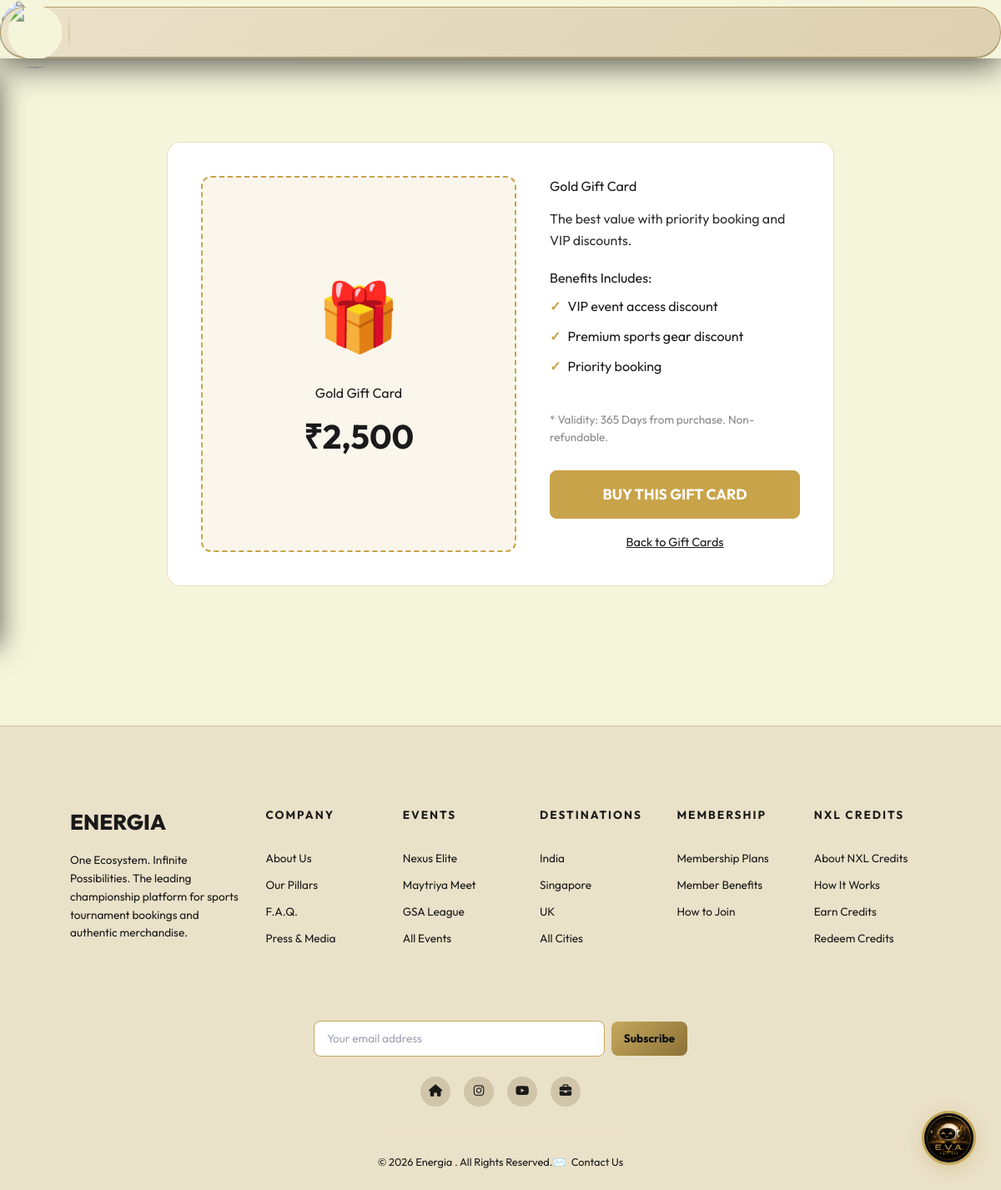
Page /project/gift-card-details.php?id=3 on the committed database.
### tables this page shows
CREATE TABLE IF NOT EXISTS gift_cards (
    id INT AUTO_INCREMENT PRIMARY KEY,
    name VARCHAR(100) NOT NULL,
    price DECIMAL(10,2) NOT NULL,
    description TEXT,
    validity_days INT DEFAULT 365,
    benefits TEXT,
    badge VARCHAR(50) NULL,
    status ENUM('active', 'inactive') DEFAULT 'active',
    created_at TIMESTAMP DEFAULT CURRENT_TIMESTAMP
);

### project/gift-card-details.php (the view, shortened to what this page needs)
<?php
require_once 'includes/header.php';
require_once 'includes/navbar.php';
$id = intval($_GET['id']);
$db = (new Database())->getConnection();
$stmt = $db->prepare("SELECT * FROM gift_cards WHERE id = ? AND status = 'active'");
$stmt->execute([$id]);
$card = $stmt->fetch(PDO::FETCH_ASSOC);
$benefits = json_decode($card['benefits'], true);
?>
<link rel="stylesheet" href="assets/css/gift-cards.css">
<main class="gc-container w-full max-w-4xl mx-auto px-4 py-10">
    <div style="max-width: 800px; margin: 0 auto; background: var(--gc-card-bg); border: 1px solid var(--gc-border); border-radius: 16px; padding: 40px; display: flex; gap: 40px; flex-wrap: wrap;">
        <div style="flex: 1; min-width: 300px; text-align: center; border: 2px dashed var(--gc-gold); border-radius: 12px; padding: 40px; background: var(--gc-hover-bg); display: flex; flex-direction: column; justify-content: center;">
            <div style="font-size: 5rem; margin-bottom: 20px;">🎁</div>
            <h2 style="color: var(--gc-gold); margin-bottom: 10px;"><?php echo htmlspecialchars($card['name']); ?></h2>
            <div style="font-size: 2.5rem; font-weight: bold;">₹<?php echo number_format($card['price']); ?></div>
        </div>
        <div style="flex: 1; min-width: 300px; display: flex; flex-direction: column; justify-content: center;">
            <h1 style="color: var(--gc-gold); margin-bottom: 15px;"><?php echo htmlspecialchars($card['name']); ?></h1>
            <p style="color: var(--gc-text); opacity: 0.9; margin-bottom: 20px; line-height: 1.6;">
                <?php echo htmlspecialchars($card['description']); ?>
            </p>
            <h4 style="margin-bottom: 10px; color: var(--gc-gold);">Benefits Includes:</h4>
            <ul class="gc-card-benefits" style="margin-bottom: 30px;">
                <?php if (is_array($benefits)): ?>
                    <?php foreach ($benefits as $b): ?>
                        <li style="font-size: 1rem; margin-bottom: 12px;"><?php echo htmlspecialchars($b); ?></li>
                    <?php endforeach; ?>
                <?php endif; ?>
            </ul>
            <div style="font-size: 0.85rem; color: #888; margin-bottom: 30px;">
                * Validity: <?php echo $card['validity_days']; ?> Days from purchase. Non-refundable.
            </div>
            <form action="gift-card-checkout.php" method="POST">
                <button type="submit" class="gc-btn gc-btn-solid" style="width: 100%; padding: 15px; font-size: 1.1rem;">Buy This Gift Card</button>
            </form>
            <div style="margin-top: 15px; text-align: center;">
                <a href="gift-cards.php" style="color: var(--gc-gold); text-decoration: underline; font-size: 0.9rem;">Back to Gift Cards</a>
            </div>
        </div>
    </div>
</main>
<?php require_once 'includes/footer.php'; ?>

### project/assets/css/MainLayout.css (style rules this page uses)
html { scroll-behavior: smooth; scroll-padding-top: 90px; }

### project/assets/css/chatbot.css (style rules this page uses)
body { background: #090a0f; color: #fff; font-family: 'Inter', sans-serif; margin: 0; }

### project/assets/css/gift-cards.css (style rules this page uses)
:root { --gc-bg: #050816; --gc-card-bg: #11131c; --gc-text: #ffffff; --gc-gold: #d4af37; --gc-border: rgba(212, 175, 55, 0.45); --gc-hover-bg: rgba(212, 175, 55, 0.1); }
body.light-theme { --gc-bg: #f7f1dc; --gc-card-bg: #ffffff; --gc-text: #111111; --gc-gold: #c9a34a; --gc-border: rgba(201, 163, 74, 0.35); --gc-hover-bg: rgba(201, 163, 74, 0.1); }
.gc-container { background-color: var(--gc-bg); color: var(--gc-text); min-height: 100vh; padding: 100px 20px 40px; font-family: inherit; transition: background-color 0.3s, color 0.3s; }
.gc-btn { background: var(--gc-hover-bg); color: var(--gc-gold); border: 1px solid var(--gc-gold); padding: 10px 24px; font-size: 1rem; font-weight: bold; border-radius: 8px; cursor: pointer; text-decoration: none; transition: all 0.3s; text-transform: uppercase; }
.gc-btn-solid { background: var(--gc-gold); color: #fff; }
.gc-card-benefits { list-style: none; padding: 0; margin: 0 0 20px 0; text-align: left; flex-grow: 1; }
.gc-card-benefits li { margin-bottom: 10px; font-size: 0.9rem; display: flex; align-items: center; gap: 8px; }
.gc-card-benefits li::before { content: "✓"; color: var(--gc-gold); font-weight: bold; }

### project/includes/header.php (style rules this page uses)
* { margin: 0; padding: 0; box-sizing: border-box; }
body { background-color: #0b0c10 !important; color: #f5f6fa !important; font-family: 'Outfit', sans-serif !important; overflow-x: clip; }
a { text-decoration: none; color: inherit; }
button { cursor: pointer; font-family: 'Outfit', sans-serif; }
body.light-theme { --bg-primary: #f5f5dc; --bg-secondary: #eae1c9; --bg-card: rgba(255, 255, 255, 0.7); --text-primary: #1a1a1a; --text-secondary: #4a4a4a; --text-dark: #000000; }
body.light-theme .main-layout, body.light-theme .home-page, body.light-theme .destinations-section, body.light-theme .flagship-events-section, body.light-theme .nxl-wallet-section, body.light-theme .membership-section, body.light-theme .gsa-detail-page, body.light-theme .gsa-about-section, body.light-theme .gsa-features-section, body.light-theme .gsa-events-section, body.light-theme .events-section, body.light-theme .gsa-gallery-section, body.light-theme .gallery-section, body.light-theme .gallery-hero, body.light-theme .filter-section, body.light-theme .blog-section, body.light-theme .pillars-section, body.light-theme .pillar-page, body.light-theme .partners-section, body.light-theme .custom-image-banner-section, body.light-theme .gsa-booking-section, body.light-theme .gsa-reviews-section, body.light-theme .gsa-location-section, body.light-theme .nexus-section, body.light-theme .about-page, body.light-theme .about-hero, body.light-theme .login-page, body.light-theme .register-page, body.light-theme .support-page, body.light-theme .visitor-page, body.light-theme .exhibitor-page, body.light-theme .media-page, body.light-theme .wallet-page, body.light-theme .credits-page, body.light-theme .sponsors-page, body.light-theme .dashboard-page, body.light-theme .cart-page, body.light-theme .admin-dashboard, body.light-theme .products-page, body.light-theme .sports-page, body.light-theme .dest-detail-page, body.light-theme .gc-container { background-color: #f5f5dc !important; color: #1a1a1a !important; background: #f5f5dc !important; }
body.light-theme h1, body.light-theme h2, body.light-theme h3, body.light-theme h4, body.light-theme p, body.light-theme span:not(.badge):not(.tag):not(.metric-val):not(.sport-tag):not(.gold-highlight):not(.card-badge), body.light-theme a, body.light-theme .nav-links a, body.light-theme .nav-link-btn, body.light-theme .nav-dropdown-trigger, body.light-theme .nav-dropdown-item { color: #1a1a1a !important; -webkit-text-fill-color: #1a1a1a !important; text-shadow: none !important; }
*, *::before, *::after { box-sizing: border-box; }

### rows in the picture
gift_cards: name "Gold Gift Card", price "2,500", description "The best value with priority booking and VIP discounts.", benefits "VIP event access discount", benefits "Premium sports gear discount", benefits "Priority booking", validity_days "365"
